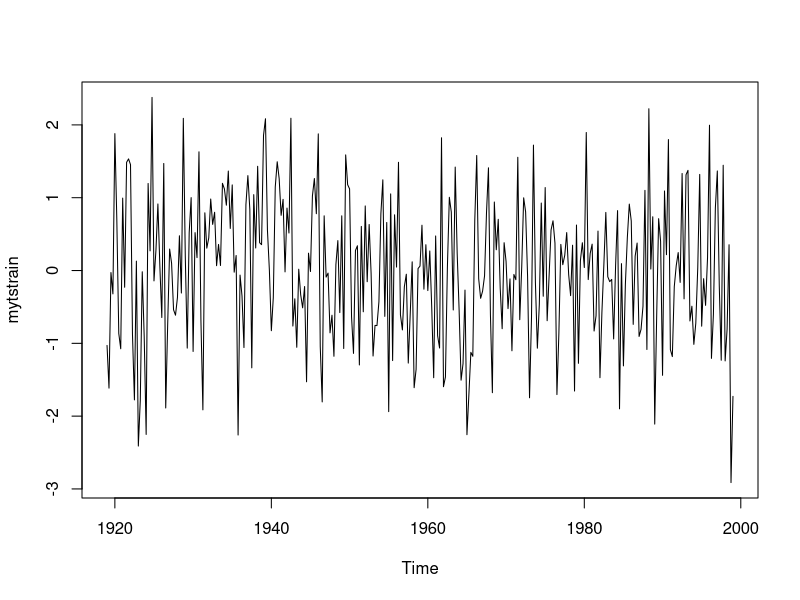
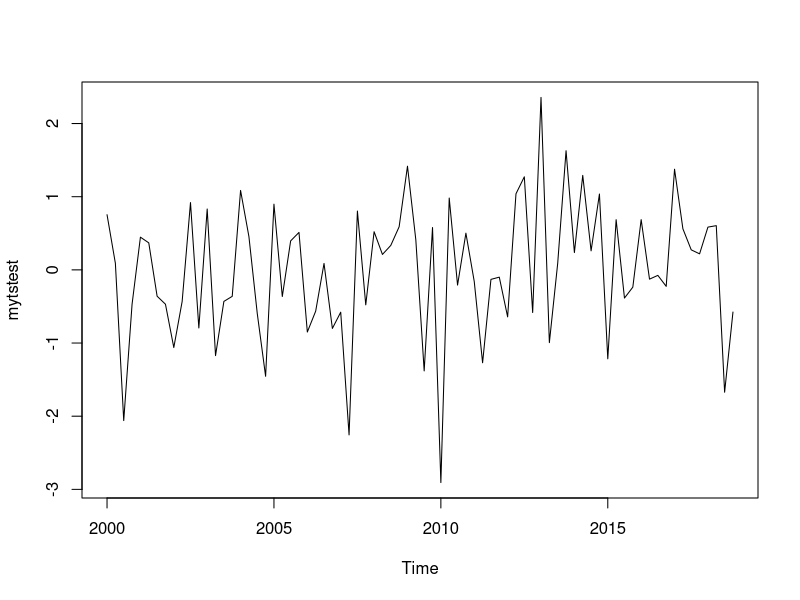

These figures' R source, in order:
set.seed(95)

myts <- ts(rnorm(400), start = c(1919,1), frequency = 4)

#Training set (80% of whole time series)
mytstrain <- window(myts, start = 1919, end = 1999)

plot(mytstrain)

# The 3 models we want to test
library(forecast)
meanmodel <- meanf(mytstrain, h = 80)
naivemodel <- naive(mytstrain, h = 80)
driftmodel <- rwf(mytstrain, h = 80, drift = T)

#Extracting the test set
mytstest <- window(myts, start = 2000)

plot(mytstest)

accuracy(meanmodel, mytstest)
accuracy(naivemodel, mytstest)
accuracy(driftmodel, mytstest)
